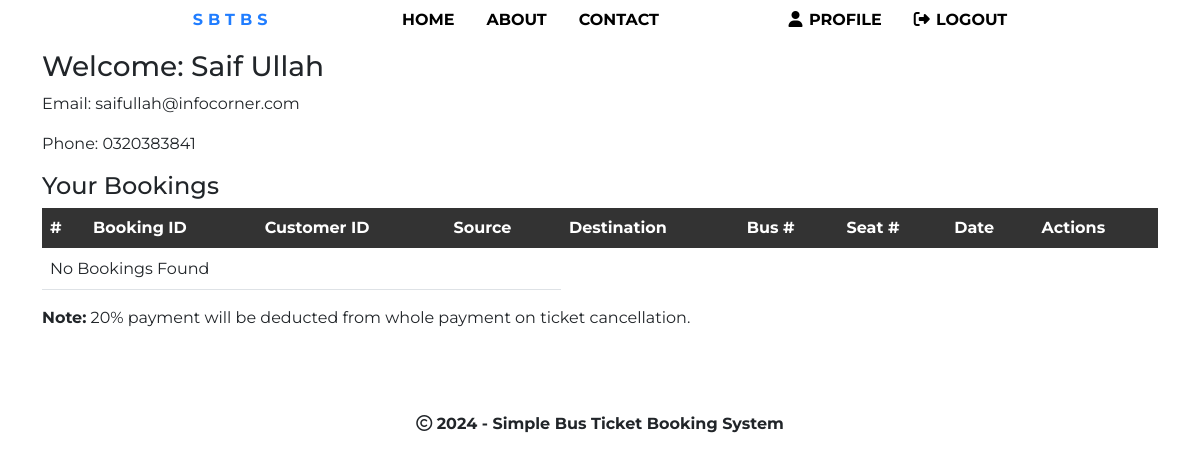
/profile.php (signed in), run on the app's committed database.
### tables this page shows
CREATE TABLE `customers` (
  `id` int(100) NOT NULL,
  `customer_id` varchar(255) NOT NULL,
  `name` varchar(30) NOT NULL,
  `email` varchar(255) NOT NULL,
  `gender` varchar(255) NOT NULL,
  `phone` varchar(50) NOT NULL,
  `password` varchar(255) NOT NULL,
  `customer_created` datetime NOT NULL DEFAULT current_timestamp()
);

### profile.php (the view, shortened to what this page needs)
<!DOCTYPE html>
<html lang="en">
<head>
    <link href="https://cdn.jsdelivr.net/npm/bootstrap@5.0.1/dist/css/bootstrap.min.css" rel="stylesheet">
</head>
<body>
    <?php require 'assets/partials/_header.php'; ?>
    <section class="profile">
        <div class="container">
            <?php
                    $conn = db_connect();
                    $email = $_SESSION["customer_email"];
                    $sql = "SELECT * FROM `customers` WHERE email='$email';";
                    $result = mysqli_query($conn, $sql);
                    if(mysqli_num_rows($result) > 0)
                    {
                        while($row = mysqli_fetch_assoc($result))
                        {
                            echo "<h3>Welcome: ".$row['name']."</h3>";
                                echo "<p>Email: ".$row['email']."</p>";
                                echo "<p>Phone: ".$row['phone']."</p>";
                        }
                    }
            ?>
            <h4>Your Bookings</h4>
        <table class="table">
            <thead class="thead-dark">
                <tr>
                    <th scope="col">#</th>
                    <th scope="col">Booking ID</th>
                    <th scope="col">Customer ID</th>
                    <th scope="col">Source</th>
                    <th scope="col">Destination</th>
                    <th scope="col">Bus #</th>
                    <th scope="col">Seat #</th>
                    <th scope="col">Date</th>
                    <th scope="col">Actions</th>
                </tr>
            </thead>
            <tbody>
                <?php
                    $customer_id = $_SESSION["customer_id"];
                    $sql = "SELECT * FROM `bookings` WHERE customer_id='$customer_id';";
                    $result = mysqli_query($conn, $sql);
                    if(mysqli_num_rows($result) > 0)
                    {
                        while($row = mysqli_fetch_assoc($result))
                        {
                            echo "<tr>";
                            echo "<th scope='row'>1</th>";
                            echo "<td>".$row['booking_id']."</td>";
                            echo "<td>".$row['customer_id']."</td>";
                            echo "<td>".explode(",",$row['customer_route'])[0]."</td>";
                            echo "<td>".explode(",",$row['customer_route'])[1]."</td>";
                            echo "<td>".$row['route_id']."</td>";
                            echo "<td>".$row['booked_seat']."</td>";
                            echo "<td>".$row['booking_created']."</td>";
                            echo "<td>
                            <a href='ticketinfo.php?booking_id=".$row['booking_id']."' class='btn btn-info btn-sm'>View Ticket</a>
                            <form action='assets/partials/_handleBookingDelete.php' id='delete-form'  method='POST' style='display:inline;'>
                                <input id='id' type='hidden' name='id' value='".$row['booking_id']."'>
                                <input id='booked_seat' type='hidden' name='booked_seat' value='".$row['booked_seat']."'>
                                <input id='bus' type='hidden' name='bus' value='".$row['bus_no']."'>
                                <button type='submit' class='btn btn-danger btn-sm' name='deleteBtn'>Cancel</button>
                            </form>
                            </td>";
                            echo "</tr>";
                        }
                    }else{
                        echo "<tr>";
                        echo "<td colspan='4'>No Bookings Found</td>";
                        echo "</tr>";
                    }
                ?>
            </tbody>
        </table>
        <p><strong>Note:</strong> 20% payment will be deducted from whole payment on ticket cancellation.</p>
</div>
    </section>
    <footer>
        <p>
            <i class="far fa-copyright"></i> <?php echo date('Y');?> - Simple Bus Ticket Booking System
        </p>
    </footer>
</body>
</html>

### assets/styles/styles.php (style rules this page uses)
body, html { margin: 0; padding: 0; box-sizing: border-box; font-family: 'Montserrat', sans-serif; scroll-behavior: smooth; }
*, *::after, *::before { box-sizing: inherit; }
.profile { padding:50px 0; }
.thead-dark { background: #333; color: white; }
footer { padding: 1rem 0; text-align: center; font-weight: bold; }
footer p { margin: 0; }

### data on the page
customers: name "Saif Ullah", email "saifullah@infocorner.com", phone "0320383841"
